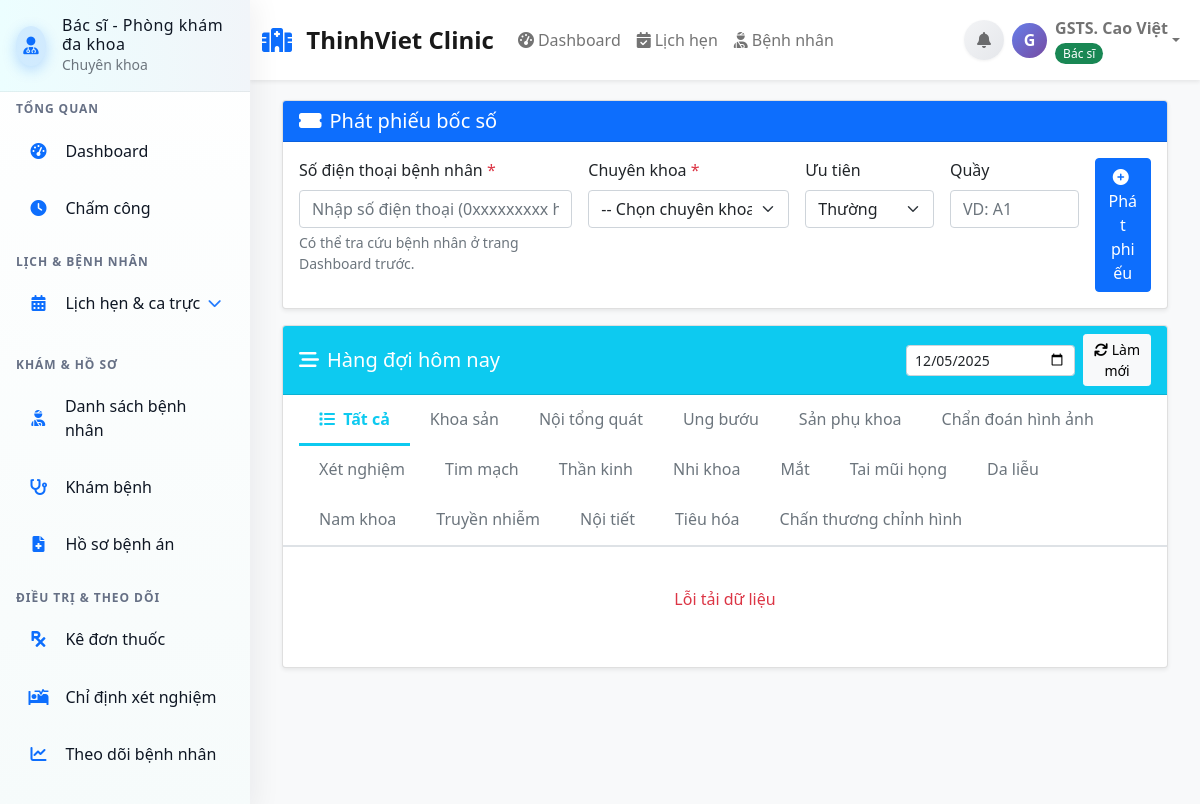
/Views/reception/queue.php (signed in), run on the app's committed database.
### tables this page shows
CREATE TABLE `bac_si` (
  `id` int NOT NULL,
  `ten` varchar(255) NOT NULL,
  `email` varchar(255) NOT NULL,
  `mat_khau` varchar(255) NOT NULL,
  `so_dien_thoai` varchar(20) DEFAULT NULL,
  `chuyen_khoa_id` int DEFAULT NULL,
  `chuyen_khoa` varchar(100) DEFAULT NULL,
  `so_giay_phep` varchar(50) DEFAULT NULL,
  `so_nam_kinh_nghiem` int DEFAULT '0',
  `ngay_tao` timestamp NOT NULL DEFAULT CURRENT_TIMESTAMP,
  `ngay_cap_nhat` timestamp NOT NULL DEFAULT CURRENT_TIMESTAMP ON UPDATE CURRENT_TIMESTAMP,
  `hinh_anh` varchar(255) DEFAULT NULL,
  `face_encoding` text COMMENT 'Face encoding dạng JSON array',
  `face_encoding_updated` timestamp NULL DEFAULT NULL COMMENT 'Thời gian cập nhật face encoding',
  `trang_thai_truy_cap` enum('active','inactive','blocked','suspended') NOT NULL DEFAULT 'active' COMMENT 'Trạng thái truy cập: active=hoạt động, inactive=không hoạt động, blocked=bị chặn, suspended=tạm khóa'
);

CREATE TABLE `chuyen_khoa` (
  `id` int NOT NULL,
  `ten` varchar(100) NOT NULL,
  `slug` varchar(120) DEFAULT NULL,
  `mo_ta` text,
  `icon` varchar(100) DEFAULT NULL,
  `thu_tu` int DEFAULT '0',
  `trang_thai` enum('active','inactive') DEFAULT 'active',
  `ngay_tao` timestamp NOT NULL DEFAULT CURRENT_TIMESTAMP,
  `ngay_cap_nhat` timestamp NOT NULL DEFAULT CURRENT_TIMESTAMP ON UPDATE CURRENT_TIMESTAMP
);

### config/database.php (called while the page is built, shortened)
<?php
class Database
{
    private $host;
    private $db_name;
    private $username;
    private $password;
    public function __construct()
    {
        $this->host = $_ENV['DB_HOST'] ?? getenv('DB_HOST') ?? 'localhost';
        $this->db_name = $_ENV['DB_NAME'] ?? getenv('DB_NAME') ?? 'clinic-management';
        $this->username = $_ENV['DB_USER'] ?? getenv('DB_USER') ?? 'root';
        $this->password = $_ENV['DB_PASS'] ?? getenv('DB_PASS') ?? '';
    }
    private function loadEnvFile()
    {
        $envFile = __DIR__ . '/../.env';
    }
    public function getConnection()
    {
        $this->conn = null;
        try {
            $this->conn = new PDO("mysql:host=" . $this->host . ";dbname=" . $this->db_name, $this->username, $this->password);
            $this->conn->exec("set names utf8");
            $this->conn->setAttribute(PDO::ATTR_ERRMODE, PDO::ERRMODE_EXCEPTION);
            $this->conn->exec("SET time_zone = '+07:00'");
        } catch (PDOException $exception) {
            error_log("Database connection error: " . $exception->getMessage());
            echo "Database connection failed. Please try again later.";
        }
        return $this->conn;
    }
}

### Models/Specialty.php (called while the page is built, shortened)
<?php
require_once 'config/database.php';
class Specialty
{
    private $conn;
    private $table = 'chuyen_khoa';
    public function __construct()
    {
        $db = new Database();
        $this->conn = $db->getConnection();
    }
    public function all()
    {
        $sql = "SELECT id, ten, slug, mo_ta, icon, thu_tu, trang_thai, ngay_tao, ngay_cap_nhat FROM {$this->table} ORDER BY thu_tu, ten";
        $stmt = $this->conn->prepare($sql);
        $stmt->execute();
        return $stmt->fetchAll(PDO::FETCH_ASSOC);
    }
}

### Controllers/AuthController.php (called while the page is built, shortened)
<?php
require_once 'Models/Doctor.php';
class AuthController
{
    private function resolveUserByFallback($uid): ?array
    {
        try {
            $doc = new Doctor();
            $d = $doc->getById($uid);
            if ($d) {
                $spec = isset($d['chuyen_khoa_id']) ? (int)$d['chuyen_khoa_id'] : 0;
                $role = ($spec === 16) ? 'xray_doctor' : (($spec === 18) ? 'sieuam_doctor' : 'doctor');
                return [
                    'role' => $role,
                    'name' => $d['ten'] ?? '',
                    'email' => $d['email'] ?? '',
                    'chuyen_khoa_id' => $spec
                ];
            }
        } catch (Exception $e) {
        }
        return null;
    }
    public function resolveCurrentUserContext(): array
    {
        static $cached;
        if ($cached !== null) return $cached;
        $cached = ['id' => null, 'role' => '', 'name' => '', 'email' => '', 'chuyen_khoa_id' => null];
        $uid = $_SESSION['user_id'] ?? null;
        $cached['id'] = (int)$uid;
        $sessionRole = $_SESSION['user_role'] ?? '';
        $result = $this->resolveUserByFallback($uid);
        if ($result) {
            $cached = array_merge($cached, $result);
        }
        return $cached;
    }
}

### Models/User.php (called while the page is built, shortened)
<?php
require_once 'config/database.php';
class User
{
    public function __construct()
    {
        $database = new Database();
        $this->conn = $database->getConnection();
    }
}

### Models/Doctor.php (called while the page is built, shortened)
<?php
require_once 'Models/User.php';
class Doctor extends User
{
    public function __construct()
    {
        $this->table_name = "bac_si";
    }
    public function getById(int $id): ?array
    {
        $query = "SELECT bs.id, bs.ten, bs.email, bs.so_dien_thoai,
                         ck.ten AS chuyen_khoa, bs.so_giay_phep, bs.so_nam_kinh_nghiem, bs.mat_khau, bs.ngay_tao, bs.ngay_cap_nhat, bs.hinh_anh
                  FROM " . $this->table_name . " bs
                  LEFT JOIN chuyen_khoa ck ON ck.id = bs.chuyen_khoa_id
                  WHERE bs.id = :id";
        $stmt = $this->conn->prepare($query);
        $stmt->bindParam(":id", $id);
        $stmt->execute();
        $row = $stmt->fetch(PDO::FETCH_ASSOC);
        return $row ?: null;
    }
}

### Views/layouts/socket_bootstrap.php (called while the page is built, shortened)
<?php
require_once __DIR__ . '/layout_helper.php';
$ctx = function_exists('getCurrentUserContext') ? getCurrentUserContext() : ['id' => null, 'role' => '', 'name' => ''];
?>

### Views/reception/queue.php (the view, shortened to what this page needs)
<?php
require_once 'Views/layouts/layout_helper.php';
require_once 'Models/Specialty.php';
$page_title = 'Bốc số - Lễ tân';
$specModel = new Specialty();
$specialties = $specModel->all();
?>
<div class="container-fluid">
    <div class="row g-3 mb-3">
        <div class="col-12">
            <div class="card shadow-sm">
                <div class="card-header bg-primary text-white">
                    <h5 class="mb-0"><i class="fas fa-ticket-alt me-2"></i>Phát phiếu bốc số</h5>
                </div>
                <div class="card-body">
                    <div class="row g-3">
                        <div class="col-md-4">
                            <label class="form-label fw-semibold">Số điện thoại bệnh nhân <span
                                    class="text-danger">*</span></label>
                            <input type="text" id="q-patient" class="form-control"
                                placeholder="Nhập số điện thoại (0xxxxxxxxx hoặc 84xxxxxxxxx)">
                            <div class="form-text">Có thể tra cứu bệnh nhân ở trang Dashboard trước.</div>
                        </div>
                        <div class="col-md-3">
                            <label class="form-label fw-semibold">Chuyên khoa <span class="text-danger">*</span></label>
                            <select id="q-specialty" class="form-select">
                                <option value="">-- Chọn chuyên khoa --</option>
                            </select>
                        </div>
                        <div class="col-md-2">
                            <label class="form-label fw-semibold">Ưu tiên</label>
                            <select id="q-priority" class="form-select">
                                <option value="0">Thường</option>
                            </select>
                        </div>
                        <div class="col-md-2">
                            <label class="form-label fw-semibold">Quầy</label>
                            <input type="text" id="q-counter" class="form-control" placeholder="VD: A1">
                        </div>
                        <div class="col-md-1 d-flex align-items-end">
                            <button class="btn btn-primary w-100" onclick="issueTicket()">
                                <i class="fas fa-plus-circle me-1"></i> Phát phiếu
                            </button>
                        </div>
                    </div>
                </div>
            </div>
        </div>
    </div>
    <div class="row g-3">
        <div class="col-12">
            <div class="card shadow-sm">
                <div class="card-header bg-info text-white d-flex align-items-center justify-content-between">
                    <h5 class="mb-0"><i class="fas fa-stream me-2"></i>Hàng đợi hôm nay</h5>
                    <div class="d-flex gap-2 align-items-center">
                        <input type="date" id="f-date" class="form-control form-control-sm"
                            value="<?php echo date('Y-m-d'); ?>">
                        <button class="btn btn-light btn-sm" onclick="refreshAllQueues()">
                            <i class="fas fa-sync"></i> Làm mới
                        </button>
                    </div>
                </div>
                <div class="card-body p-0">
                    <ul class="nav nav-tabs nav-tabs-custom" id="specialtyTabs" role="tablist">
                        <li class="nav-item" role="presentation">
                            <button class="nav-link active" id="tab-all" data-bs-toggle="tab"
                                data-bs-target="#panel-all" type="button" role="tab" onclick="switchSpecialty(0)">
                                <i class="fas fa-list me-1"></i> Tất cả
                            </button>
                        </li>
                        <?php foreach (($specialties ?? []) as $index => $s): ?>
                            <li class="nav-item" role="presentation">
                                <button class="nav-link" id="tab-<?php echo $s['id']; ?>" data-bs-toggle="tab"
                                    data-bs-target="#panel-<?php echo $s['id']; ?>" type="button" role="tab"
                                    onclick="switchSpecialty(<?php echo $s['id']; ?>)"
                                    data-specialty-id="<?php echo $s['id']; ?>">
                                    <?php echo htmlspecialchars($s['ten'], ENT_QUOTES, 'UTF-8'); ?>
                                </button>
                            </li>
                        <?php endforeach; ?>
                    </ul>
                    <div class="tab-content" id="specialtyTabContent">
                        <div class="tab-pane fade show active" id="panel-all" role="tabpanel">
                            <div class="p-3">
                                <div id="queue-table-all" class="table-responsive">
                                </div>
                            </div>
                        </div>
                    </div>
                </div>
            </div>
        </div>
    </div>
</div>
<?php
$content = ob_get_clean();
renderLayout($content, $page_title);
?>

### Views/layouts/main_layout.php (shortened to what this page needs)
<?php
require_once 'Views/layouts/layout_helper.php';
$__ctx = getCurrentUserContext();
$user_role = $__ctx['role'];
$ctx = getCurrentUserContext();
$displayName = htmlspecialchars($ctx['name'] ?: 'Bệnh nhân', ENT_QUOTES, 'UTF-8');
?>
<!DOCTYPE html>
<html lang="vi">
<head>
    <?php include 'Views/layouts/socket_bootstrap.php'; ?>
    <link href="https://cdn.jsdelivr.net/npm/bootstrap@5.1.3/dist/css/bootstrap.min.css" rel="stylesheet">
    <link href="https://cdnjs.cloudflare.com/ajax/libs/font-awesome/6.0.0/css/all.min.css" rel="stylesheet">
</head>
<body>
    <?php
    switch ($user_role) {
        case 'doctor':
            include 'Views/layouts/doctor_sidebar.php';
            break;
    }
    ?>
    <nav class="navbar navbar-expand-lg navbar-light bg-white shadow-sm">
        <div class="container-fluid">
            <a class="navbar-brand" href="./home">
                <i class="fas fa-hospital text-primary me-2"></i>
                ThinhViet Clinic
            </a>
            <div class="collapse navbar-collapse" id="navbarNav">
                <ul class="navbar-nav me-auto">
                    <?php if ($user_role == 'admin'): ?>
                        <li class="nav-item">
                            <a class="nav-link" href="./admin_dashboard">
                                <i class="fas fa-tachometer-alt me-1"></i>Dashboard
                            </a>
                        </li>
                        <li class="nav-item">
                            <a class="nav-link" href="#">
                                <i class="fas fa-users me-1"></i>Quản lý người dùng
                            </a>
                        </li>
                        <li class="nav-item">
                            <a class="nav-link" href="#">
                                <i class="fas fa-calendar-alt me-1"></i>Lịch hẹn
                            </a>
                        </li>
                    <?php elseif ($user_role == 'doctor'): ?>
                        <li class="nav-item">
                            <a class="nav-link" href="./doctor_dashboard">
                                <i class="fas fa-tachometer-alt me-1"></i>Dashboard
                            </a>
                        </li>
                        <li class="nav-item">
                            <a class="nav-link" href="#">
                                <i class="fas fa-calendar-check me-1"></i>Lịch hẹn
                            </a>
                        </li>
                        <li class="nav-item">
                            <a class="nav-link" href="#">
                                <i class="fas fa-user-injured me-1"></i>Bệnh nhân
                            </a>
                        </li>
                    <?php endif; ?>
                </ul>
                <div class="navbar-nav">
                    <?php include 'Views/layouts/notifications_dropdown.php'; ?>
                    <div class="nav-item dropdown">
                        <a class="nav-link dropdown-toggle d-flex align-items-center" href="#" role="button"
                            data-bs-toggle="dropdown">
                            <div class="user-avatar me-2">
                                <?php echo strtoupper(substr($ctx['name'] ?: 'U', 0, 1)); ?>
                            </div>
                            <div class="user-info">
                                <div>
                                    <div class="fw-bold"><?php echo $displayName; ?></div>
                                    <small class="text-muted">
                                        <?php
                                        $role_text = '';
                                        $role_class = '';
                                        switch ($user_role) {
                                            case 'doctor':
                                                $role_text = 'Bác sĩ';
                                                $role_class = 'role-doctor';
                                                break;
                                        }
                                        ?>
                                        <span
                                            class="role-badge <?php echo $role_class; ?>"><?php echo $role_text; ?></span>
                                    </small>
                                </div>
                            </div>
                        </a>
                    </div>
                </div>
            </div>
        </div>
    </nav>
    <div class="main-content">
        <?php echo $content ?? ''; ?>
    </div>
</body>
</html>

### data on the page
bac_si: substr($ctx['name'] ?: 'U', 0, 1) "G", ten "GSTS. Cao Việt", role_text "Bác sĩ"
chuyen_khoa: ten "Khoa sản"
chuyen_khoa: ten "Nội tổng quát"
chuyen_khoa: ten "Ung bướu"
chuyen_khoa: ten "Sản phụ khoa"
chuyen_khoa: ten "Chẩn đoán hình ảnh"
chuyen_khoa: ten "Xét nghiệm"
chuyen_khoa: ten "Tim mạch"
chuyen_khoa: ten "Thần kinh"
chuyen_khoa: ten "Nhi khoa"
chuyen_khoa: ten "Mắt"
chuyen_khoa: ten "Tai mũi họng"
chuyen_khoa: ten "Da liễu"
chuyen_khoa: ten "Nam khoa"
chuyen_khoa: ten "Truyền nhiễm"
chuyen_khoa: ten "Nội tiết"
chuyen_khoa: ten "Tiêu hóa"
chuyen_khoa: ten "Chấn thương chỉnh hình"

### other printed values
$_SESSION['specialization'] "Chuyên khoa"
